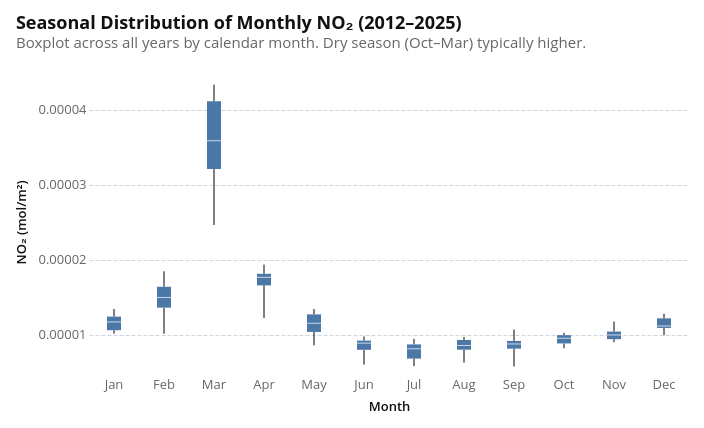

Source (notebook cell):
### Markdown cell above
## Seasonal Pattern

NO₂ in Myanmar exhibits strong seasonality, where concentrations peak in the dry season (Oct–Mar) when precipitation-driven washout is minimal, while the monsoon (Jun–Sep) suppresses NO₂ levels through wet deposition.

### Code cell
seasonal_df = omi_monthly.reset_index().assign(
    month=lambda df: df["date"].dt.month,
    month_name=lambda df: df["date"].dt.strftime("%b"),
    year=lambda df: df["date"].dt.year,
)

boxplot = (
    alt.Chart(seasonal_df)
    .mark_boxplot(extent="min-max")
    .encode(
        x=alt.X(
            "month:O",
            title="Month",
            axis=alt.Axis(
                labelExpr="['Jan','Feb','Mar','Apr','May','Jun','Jul','Aug','Sep','Oct','Nov','Dec'][datum.value-1]"
            ),
        ),
        y=alt.Y("no2:Q", title="NO₂ (mol/m²)", scale=alt.Scale(zero=False)),
        tooltip=[alt.Tooltip("no2:Q", format=".3e")],
    )
    .properties(
        width=600,
        height=300,
        title=alt.Title(
            text="Seasonal Distribution of Monthly NO₂ (2012–2025)",
            subtitle="Boxplot across all years by calendar month. Dry season (Oct–Mar) typically higher.",
        ),
    )
)
boxplot

### Figure 1 — Vega-Lite specification as saved in the notebook (floating-point values rounded to 4 significant figures; data arrays with more than 128 entries replaced by an {"elided": "..."} marker saying what was removed)
{"config": {"background": "white", "padding": 15, "mark": {"tooltip": true}, "point": {"filled": true, "size": 60, "stroke": "white", "strokeWidth": 1}, "circle": {"filled": true, "stroke": "white", "strokeWidth": 1}, "square": {"filled": true, "stroke": "white", "strokeWidth": 1}, "line": {"strokeWidth": 4, "strokeCap": "round", "strokeJoin": "round"}, "bar": {"cornerRadiusEnd": 0}, "area": {"opacity": 0.7}, "arc": {"stroke": "white", "strokeWidth": 1}, "rect": {"stroke": "#8A969F", "strokeWidth": 0.5}, "geoshape": {"stroke": "#666666", "strokeWidth": 0.3, "strokeJoin": "round", "strokeCap": "round"}, "title": {"font": "Open Sans, sans-serif", "fontSize": 18, "fontWeight": 700, "lineHeight": 22, "color": "#111111", "anchor": "start", "offset": 21, "subtitleFont": "Open Sans, sans-serif", "subtitleFontSize": 15, "subtitleFontWeight": 400, "subtitleLineHeight": 18, "subtitleColor": "#666666", "subtitlePadding": 3}, "axis": {"domain": false, "grid": true, "gridColor": "#CED4DE", "gridDash": [4, 2], "gridWidth": 1, "labelFont": "Open Sans, sans-serif", "labelFontSize": 13, "labelFontWeight": 400, "labelColor": "#666666", "labelPadding": 3, "tickColor": "#CED4DE", "tickSize": 5, "tickCount": 5, "titleFont": "Open Sans, sans-serif", "titleFontSize": 13, "titleFontWeight": 600, "titleColor": "#111111", "titlePadding": 9}, "axisX": {"grid": false, "tickSize": 0, "labelAngle": 0}, "axisY": {"domain": false, "ticks": false, "gridColor": "#CED4DE", "gridDash": [4, 2], "gridWidth": 1}, "axisQuantitative": {"tickCount": 5}, "axisBand": {"labelPadding": 6, "tickSize": 0}, "axisTemporal": {"grid": false}, "legend": {"labelFont": "Open Sans, sans-serif", "labelFontSize": 13, "labelFontWeight": 600, "labelColor": "#111111", "titleFont": "Open Sans, sans-serif", "titleFontSize": 13, "titleFontWeight": 600, "titleColor": "#111111", "titlePadding": 3, "symbolSize": 196, "symbolStrokeWidth": 0, "padding": 15, "offset": 21, "columnPadding": 21, "orient": "bottom", "labelLimit": 200, "titleLimit": 200}, "view": {"stroke": null, "continuousWidth": 600, "continuousHeight": 400}, "range": {"category": ["#34A7F2", "#FF9800", "#664AB6", "#4EC2C0", "#F3578E", "#081079", "#0C7C68", "#AA0000", "#DDDA21"], "diverging": ["#920000", "#BD6126", "#E3A763", "#EFEFEF", "#80BDE7", "#3587C3", "#025288"], "heatmap": ["#E3F6FD", "#75CCEC", "#089BD4", "#0169A1", "#023B6F"], "ordinal": ["#E3F6FD", "#75CCEC", "#089BD4", "#0169A1", "#023B6F"], "ramp": ["#E3F6FD", "#75CCEC", "#089BD4", "#0169A1", "#023B6F"]}, "scale": {"bandPaddingInner": 0.2, "bandPaddingOuter": 0.1, "pointPadding": 0.5}, "header": {"labelFont": "Open Sans, sans-serif", "labelFontSize": 13, "labelFontWeight": 600, "labelColor": "#111111", "titleFont": "Open Sans, sans-serif", "titleFontSize": 15, "titleFontWeight": 600, "titleColor": "#111111"}, "concat": {"spacing": 18}, "facet": {"spacing": 18}, "selection": {"point": {"on": "click", "clear": "dblclick"}, "interval": {"mark": {"fill": "#0071BC", "fillOpacity": 0.15, "stroke": "#0071BC", "strokeWidth": 1}}}}, "data": {"name": "data-c16d8bc47ca3dfb8444cff4e20a1bda5"}, "mark": {"type": "boxplot", "extent": "min-max"}, "encoding": {"tooltip": [{"field": "no2", "format": ".3e", "type": "quantitative"}], "x": {"axis": {"labelExpr": "['Jan','Feb','Mar','Apr','May','Jun','Jul','Aug','Sep','Oct','Nov','Dec'][datum.value-1]"}, "field": "month", "title": "Month", "type": "ordinal"}, "y": {"field": "no2", "scale": {"zero": false}, "title": "NO₂ (mol/m²)", "type": "quantitative"}}, "height": 300, "title": {"text": "Seasonal Distribution of Monthly NO₂ (2012–2025)", "subtitle": "Boxplot across all years by calendar month. Dry season (Oct–Mar) typically higher."}, "width": 600, "$schema": "https://vega.github.io/schema/vega-lite/v6.1.0.json", "datasets": {"data-c16d8bc47ca3dfb8444cff4e20a1bda5": {"elided": "168 records"}}}
